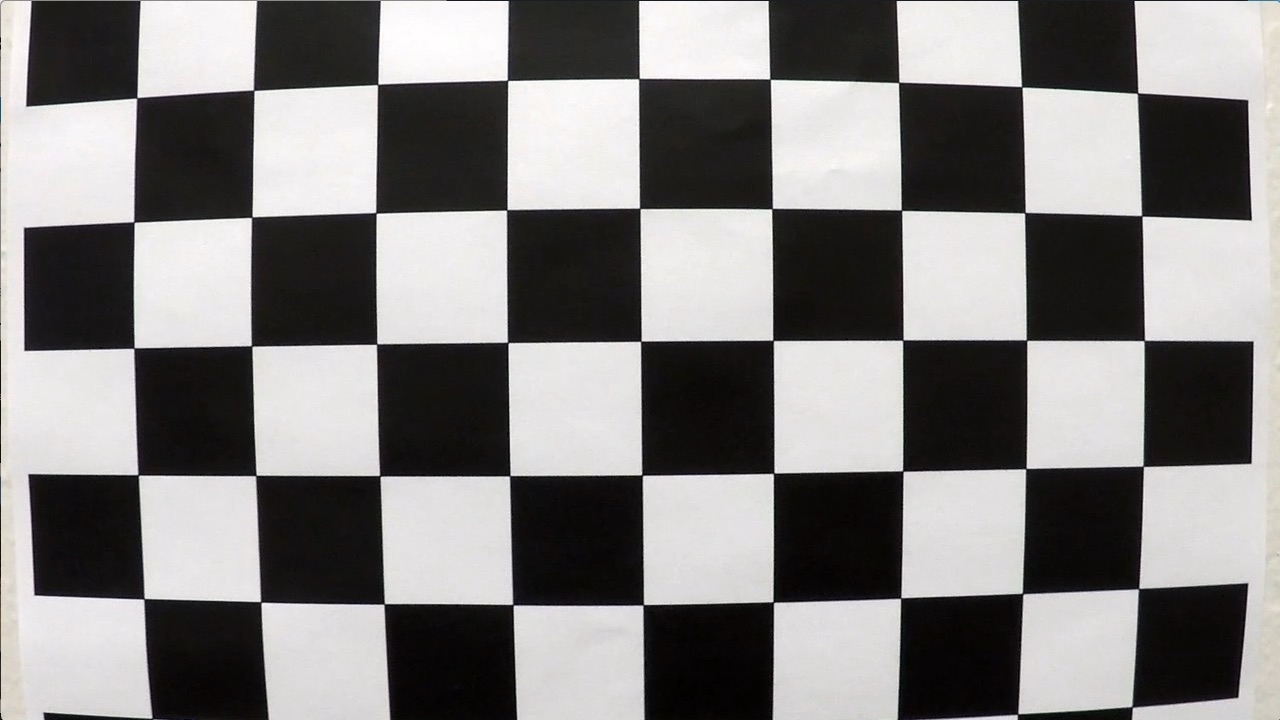
#> input picture camera_cal/calibration1.jpg, 1280 x 720 px
$ jupyter execute --allow-errors P4-Notes.ipynb   (shell and % lines are left out)   (older library calls are emulated)
#> lines starting #> are read from the running program, lines starting #| are printed output that depends on the picture; after the words box and inside, x2 and y2 are one past the last pixel; in counts of white or black regions, pixels touching at a corner belong together
# P4 Advanced Lane Lines
## Thomas J. Chmielenski
## September 2017
---

### Calibrating a Camera

[cell 1]
import numpy as np
import cv2
import matplotlib.pyplot as plt
import matplotlib.image as mpimg

# Read in a calibration image
img = mpimg.imread('./camera_cal/calibration1.jpg')
#> img is the input picture: shape (720, 1280, 3); mean R, G, B 130.1, 128.4, 127.8
plt.imshow(img)

[cell 2]
import glob

images = glob.glob('./camera_cal/calibration*.jpg')

# Arrays to store object points and image points from all the images
objpoints =[] #3D points in real world space
imgpoints =[] #2D points in image plane

# Prepare object points, like (0,0, 0), (1,0,0), (2,0,0), ...,  (7,5,0)
objp = np.zeros((6*8, 3), np.float32)
objp[:,:2] = np.mgrid[0:8,0:6].T.reshape(-1,2)
#objp[:,:2] = np.mgrid[0:8,0:6].T.reshape(-1,2) #x, y coordinates

#> (the rest of this cell did not finish here and is left out)

### Perspective transform

#> (a cell that did not finish here is left out)

[cell 4]
# defiine perspective transform function
def warp(img):
    # Define calibration box in source (original and destination(desired or warped) coordinates
    img_size = (img.shape[1], img.shape[0])
#> img_size = (1280, 720)

    # Four source coordinates
    src = np.float(32(
    [[850,320],
     [865, 450],
     [533, 350],
     [535, 210]]))

    # Four destination coordinates
    dest = np.float(32(
    [[870, 240],
     [870, 370],
     [520, 370],
     [520, 240]]))

    #Compute the perspective transform, M, given source and destination points:
    M = cv2.getPerspectiveTransform(src, dest)

    #Compute the inverse perspective transform:
    Minv = cv2.getPerspectiveTransform(dest, src)

    #Warp an image using the perspective transform, M:
    warped = cv2.warpPerspective(img, M, img_size, flags=cv2.INTER_LINEAR)

    retrun

#> (a cell that did not finish here is left out)

[cell 6]
# Define a function that takes an image, number of x and y points,
# camera matrix and distortion coefficients
# [33 lines left out: function corners_unwarp, not called in this run]

[cell 7]
### Gradient Threshold
### Canny

[cell 8]
### Sobel Operator

[cell 9]
# Define a function that applies Sobel x or y,
# then takes an absolute value and applies a threshold.
# Note: calling your function with orient='x', thresh_min=5, thresh_max=100
# should produce output like the example image shown above this quiz.
# [25 lines left out: function abs_sobel_thresh, not called in this run]

# Run the function
#> (the rest of this cell did not finish here and is left out)

[cell 10]
### Magnitude of the Gradient

[cell 11]
import numpy as np
import cv2
import matplotlib.pyplot as plt
import matplotlib.image as mpimg
import pickle


# Read in an image
image = mpimg.imread('signs_vehicles_xygrad.png')
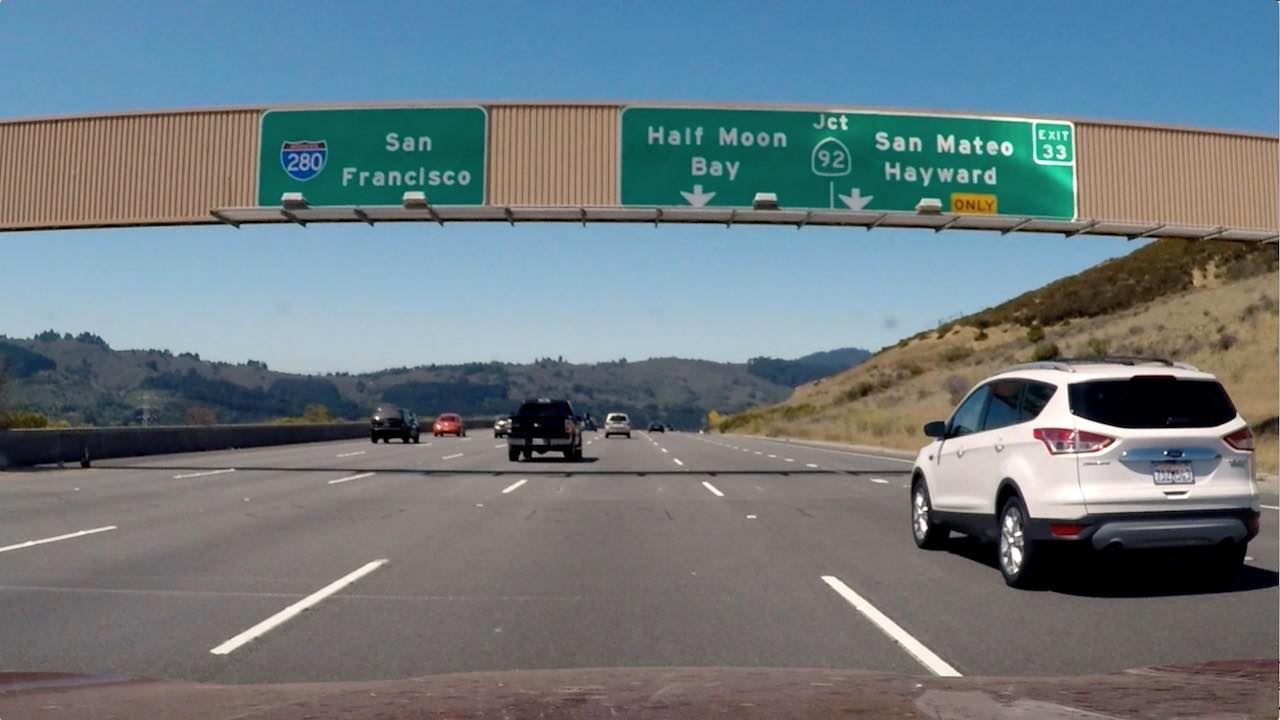
#> input picture examples/signs_vehicles_xygrad.png, 1280 x 720 px, found by its file name
#> image is the input picture: shape (720, 1280, 3) float32; mean R, G, B 0.428, 0.477, 0.5

# Define a function that applies Sobel x and y,
# then computes the magnitude of the gradient
# and applies a threshold
def mag_thresh(img, sobel_kernel=3, mag_thresh=(0, 255)):

    # Apply the following steps to img
    # 1) Convert to grayscale
#> called with sobel_kernel = 3, mag_thresh = (30, 100)
    gray = cv2.cvtColor(img, cv2.COLOR_RGB2GRAY)

    # 2) Take the gradient in x and y separately
    sobelx = cv2.Sobel(gray, cv2.CV_64F, 1, 0, ksize=sobel_kernel)
    sobely = cv2.Sobel(gray, cv2.CV_64F, 0, 1, ksize=sobel_kernel)

    # 3) Calculate the magnitude
    abs_sobelxy = np.sqrt(sobelx**2 + sobely**2)

    # 4) Scale to 8-bit (0 - 255) and convert to type = np.uint8
    scaled_sobel = np.uint8(255*abs_sobelxy/np.max(abs_sobelxy))

    # 5) Create a binary mask where mag thresholds are met
    sxbinary = np.zeros_like(scaled_sobel)
    sxbinary[(scaled_sobel >= mag_thresh[0]) & (scaled_sobel <= mag_thresh[1])] = 1

    # 6) Return this mask as your binary_output image
    #binary_output = np.copy(img) # Remove this line
    #return binary_output
    return sxbinary

# Run the function
mag_binary = mag_thresh(image, sobel_kernel=3, mag_thresh=(30, 100))
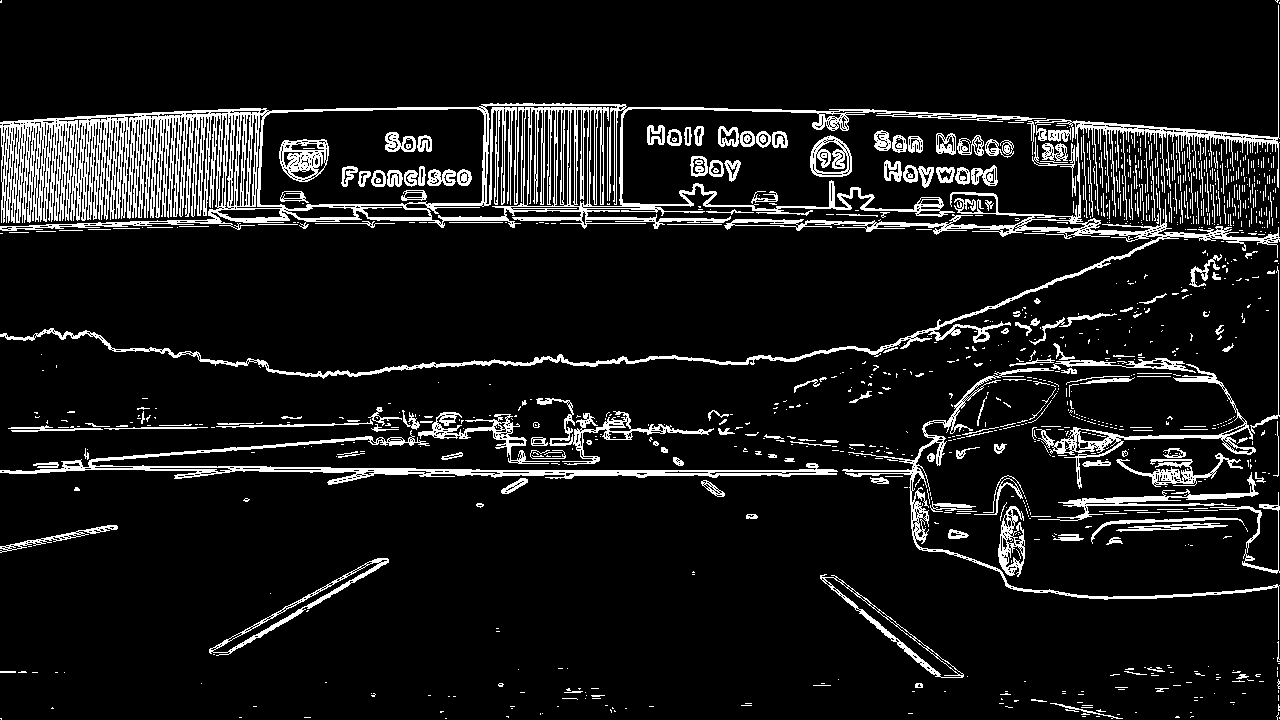
#> mag_binary: shape (720, 1280); values 0 (black) and 1 (white), 9.8% white in thin lines or dots
# Plot the result
f, (ax1, ax2) = plt.subplots(1, 2, figsize=(24, 9))
f.tight_layout()
ax1.imshow(image)
ax1.set_title('Original Image', fontsize=50)
ax2.imshow(mag_binary, cmap='gray')
ax2.set_title('Thresholded Magnitude', fontsize=50)
plt.subplots_adjust(left=0., right=1, top=0.9, bottom=0.)

[cell 12]
### Direction of the gradient

[cell 13]
import numpy as np
import cv2
import matplotlib.pyplot as plt
import matplotlib.image as mpimg
#import pickle


# Read in an image
image = mpimg.imread('signs_vehicles_xygrad.png')

# Define a function that applies Sobel x and y,
# then computes the direction of the gradient
# and applies a threshold.
def dir_threshold(img, sobel_kernel=3, thresh=(0, np.pi/2)):

    # Apply the following steps to img
    # 1) Convert to grayscale
#> called with sobel_kernel = 15, thresh = (0.7, 1.3)
    gray = cv2.cvtColor(img, cv2.COLOR_RGB2GRAY)

    # 2) Take the gradient in x and y separately
    sobelx = cv2.Sobel(gray, cv2.CV_64F, 1, 0, ksize=sobel_kernel)
    sobely = cv2.Sobel(gray, cv2.CV_64F, 0, 1, ksize=sobel_kernel)

    # 3) Take the absolute value of the x and y gradients
    abs_sobelx = np.absolute(sobelx)
    abs_sobely = np.absolute(sobely)

    # 4) Use np.arctan2(abs_sobely, abs_sobelx) to calculate the direction of the gradient
    absgraddir = np.arctan2(abs_sobely, abs_sobelx)

    # 5) Create a binary mask where direction thresholds are met
    binary_output =  np.zeros_like(absgraddir)
    binary_output[(absgraddir >= thresh[0]) & (absgraddir <= thresh[1])] = 1
    # 6) Return this mask as your binary_output image
    #binary_output = np.copy(img) # Remove this line
    return binary_output

# Run the function
dir_binary = dir_threshold(image, sobel_kernel=15, thresh=(0.7, 1.3))
#> dir_binary: shape (720, 1280) float64; values 0 (black) and 1 (white), 33.8% white in thin lines or dots
# Plot the result
f, (ax1, ax2) = plt.subplots(1, 2, figsize=(24, 9))
f.tight_layout()
ax1.imshow(image)
ax1.set_title('Original Image', fontsize=50)
ax2.imshow(dir_binary, cmap='gray')
ax2.set_title('Thresholded Grad. Dir.', fontsize=50)
plt.subplots_adjust(left=0., right=1, top=0.9, bottom=0.)

[cell 14]
### Combining Thresholds

[cell 15]
import numpy as np
import cv2
import matplotlib.pyplot as plt
import matplotlib.image as mpimg
#import pickle


# Read in an image
image = mpimg.imread('./examples/signs_vehicles_xygrad.png')

# Define a function that applies Sobel x or y,
# then takes an absolute value and applies a threshold.
# Note: calling your function with orient='x', thresh_min=5, thresh_max=100
# should produce output like the example image shown above this quiz.
def abs_sobel_thresh(image, orient='x', sobel_kernel=3, thresh=(0, 255)):
    # Calculate directional gradient
    # 1) Convert to grayscale
#> called with orient = 'x', sobel_kernel = 9, thresh = (20, 100)
    gray = cv2.cvtColor(image, cv2.COLOR_RGB2GRAY)

    # 2) Take the derivative in x or y given orient = 'x' or 'y'
    if orient == 'x':
        sobel = cv2.Sobel(gray, cv2.CV_64F, 1, 0, ksize=sobel_kernel)
    else:
        sobel = cv2.Sobel(gray, cv2.CV_64F, 0, 1, ksize=sobel_kernel)

    # 3) Take the absolute value of the derivative or gradient
    abs_sobel = np.absolute(sobel)

    # 4) Scale to 8-bit (0 - 255) then convert to type = np.uint8
    scaled_sobel = np.uint8(255*abs_sobel/np.max(abs_sobel))

    # 5) Create a mask of 1's where the scaled gradient magnitude
            # is > thresh_min and < thresh_max
    grad_binary = np.zeros_like(scaled_sobel)
    grad_binary[(scaled_sobel >= thresh[0]) & (scaled_sobel <= thresh[1])] = 1

    # 6) Return this mask as your binary_output image
    return grad_binary

def mag_thresh(image, sobel_kernel=3, mag_thresh=(0, 255)):
    # Calculate gradient magnitude
    # Apply the following steps to img
    # 1) Convert to grayscale
    gray = cv2.cvtColor(image, cv2.COLOR_RGB2GRAY)

    # 2) Take the gradient in x and y separately
    sobelx = cv2.Sobel(gray, cv2.CV_64F, 1, 0, ksize=sobel_kernel)
    sobely = cv2.Sobel(gray, cv2.CV_64F, 0, 1, ksize=sobel_kernel)

    # 3) Calculate the magnitude
    abs_sobelxy = np.sqrt(sobelx**2 + sobely**2)

    # 4) Scale to 8-bit (0 - 255) and convert to type = np.uint8
    scaled_sobel = np.uint8(255*abs_sobelxy/np.max(abs_sobelxy))

    # 5) Create a binary mask where mag thresholds are met
    mag_binary = np.zeros_like(scaled_sobel)
    mag_binary[(scaled_sobel >= mag_thresh[0]) & (scaled_sobel <= mag_thresh[1])] = 1

    # 6) Return this mask as your binary_output image
    return mag_binary

# [23 lines left out: function dir_threshold, not called in this run]


# Choose a Sobel kernel size
ksize = 9 # Choose a larger odd number to smooth gradient measurements

# Apply each of the thresholding functions
gradx = abs_sobel_thresh(image, orient='x', sobel_kernel=ksize, thresh=(20, 100))
#> gradx: shape (720, 1280); values 0 (black) and 1 (white), 8.3% white; 1269 white regions (803 under 20 px), largest, box (x1, y1, x2, y2) and area: (1, 109, 272, 223) 17801, (926, 375, 1061, 466) 1823, (945, 497, 1028, 591) 1479
#plt.imshow(gradx, cmap='gray')
#plt.show()

grady = abs_sobel_thresh(image, orient='y', sobel_kernel=ksize, thresh=(20, 100))
#> grady: shape (720, 1280); values 0 (black) and 1 (white), 11.4% white; 814 white regions (482 under 20 px), largest, box (x1, y1, x2, y2) and area: (0, 189, 1229, 392) 22660, (0, 456, 997, 527) 9426, (604, 351, 1238, 463) 6561
#plt.imshow(gradx, cmap='gray')
#plt.show()

mag_binary = mag_thresh(image, sobel_kernel=ksize, mag_thresh=(20, 100))
#> mag_binary: shape (720, 1280); values 0 (black) and 1 (white), 16.3% white; 721 white regions (529 under 20 px), largest, box (x1, y1, x2, y2) and area: (0, 102, 1280, 601) 113453, (1031, 515, 1249, 551) 2738, (208, 557, 391, 657) 1932
# [9 lines of commented-out code are left out]

combined = np.zeros_like(dir_binary)
combined[((gradx == 1) & (grady == 1)) | ((mag_binary == 1) & (dir_binary == 1))] = 1
plt.imshow(combined, cmap='gray')
plt.show()

# Plot the result
f, (ax1, ax2) = plt.subplots(1, 2, figsize=(24, 9))
f.tight_layout()
ax1.imshow(image)
ax1.set_title('Original Image', fontsize=50)
ax2.imshow(combined, cmap='gray')
ax2.set_title('Thresholded Grad. Dir.', fontsize=50)
plt.subplots_adjust(left=0., right=1, top=0.9, bottom=0.)

[cell 16]
### Colorspace Thresholding

[cell 17]
# RGB matplotlib.image.imread()
# BGR cv2.imread()
# HSV color space (hue, saturation, and value), and
# HLS space (hue, lightness, and saturation)


# R channel still does rather well on the white lines, perhaps even better than the S channel.
#  As with gradients, it's worth considering how you might combine various color thresholds to
#  make the most robust identification of the lines.


# Read in an image, you can also try test1.jpg or test4.jpg
image = mpimg.imread('test6.jpg')
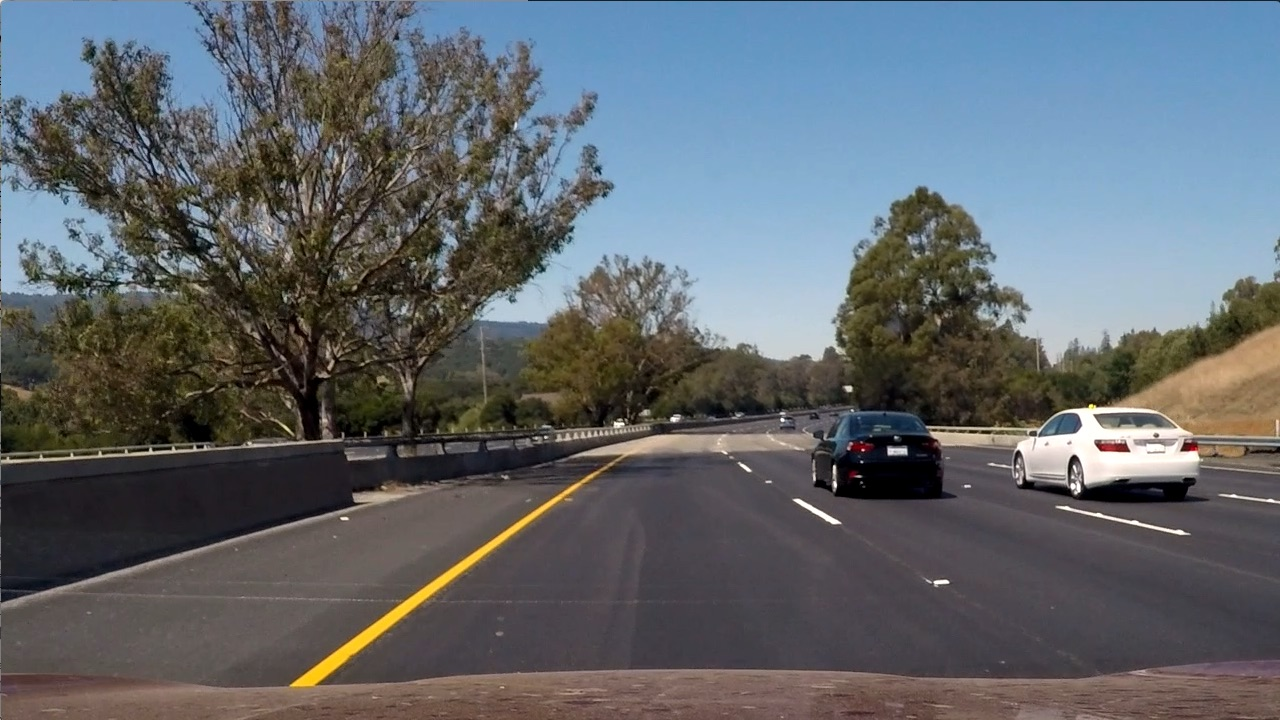
#> input picture test_images/test6.jpg, 1280 x 720 px, found by its file name
#> image is the input picture: shape (720, 1280, 3); mean R, G, B 97, 102.6, 107.9

# Define a function that thresholds the S-channel of HLS
# Use exclusive lower bound (>) and inclusive upper (<=)
def hls_select(img, thresh=(0, 255)):
    # 1) Convert to HLS color space
#> called with thresh = (90, 255)
    hls = cv2.cvtColor(img, cv2.COLOR_RGB2HLS)
#> hls: shape (720, 1280, 3); mean of channels 0, 1, 2 76.7, 102.2, 57.5
    S = hls[:,:,2]
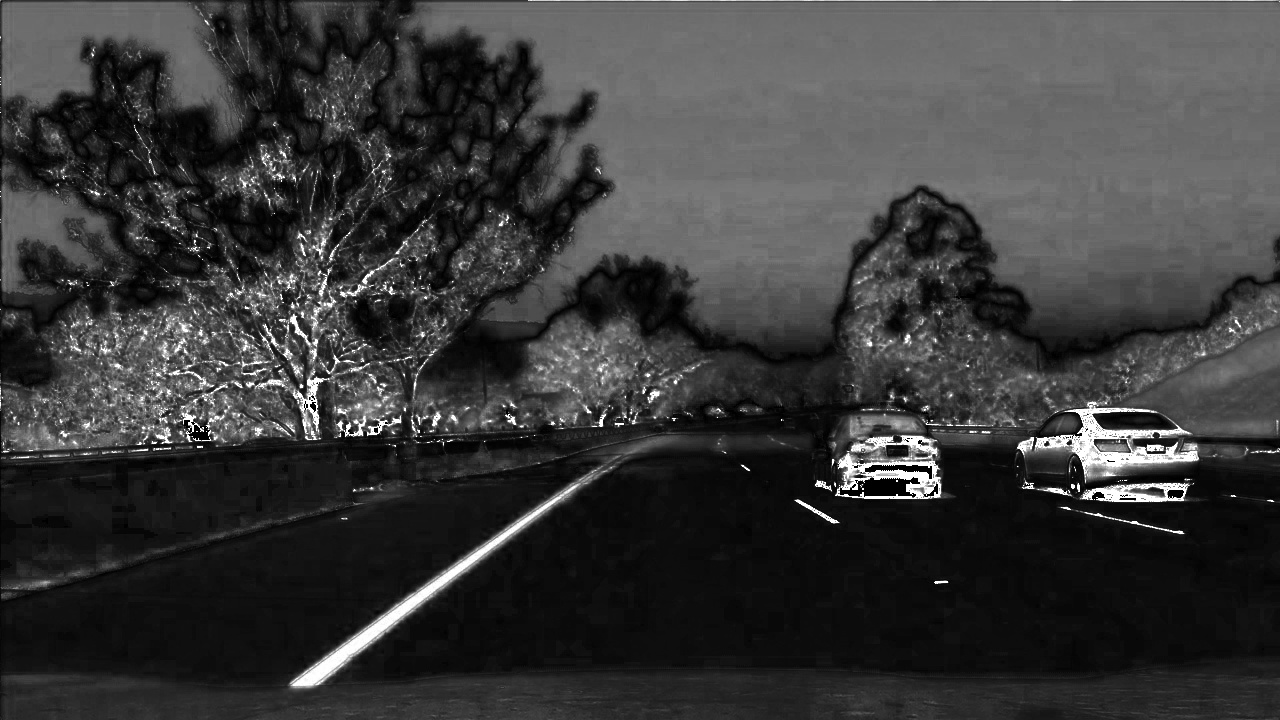
#> S: shape (720, 1280); min 0, max 255, mean 57.5
    # 2) Apply a threshold to the S channel
    binary = np.zeros_like(S)
    binary[(S > thresh[0]) & (S <= thresh[1])] = 1

    # 3) Return a binary image of threshold result
    #binary_output = np.copy(img) # placeholder line
    return binary

hls_binary = hls_select(image, thresh=(90, 255))
#> hls_binary: shape (720, 1280); values 0 (black) and 1 (white), 29.6% white; 1863 white regions (1622 under 20 px), largest, box (x1, y1, x2, y2) and area: (420, 0, 1280, 303) 187403, (9, 260, 370, 452) 15586, (2, 2, 230, 128) 14787

# Plot the result
f, (ax1, ax2) = plt.subplots(1, 2, figsize=(24, 9))
f.tight_layout()
ax1.imshow(image)
ax1.set_title('Original Image', fontsize=50)
ax2.imshow(hls_binary, cmap='gray')
ax2.set_title('Thresholded S', fontsize=50)
plt.subplots_adjust(left=0., right=1, top=0.9, bottom=0.)

[cell 18]
### Combining Color and Gradient

[cell 19]
# Convert to HLS color space and separate the S channel
# Note: img is the undistorted image
hls = cv2.cvtColor(image, cv2.COLOR_RGB2HLS)
s_channel = hls[:,:,2]

# Grayscale image
# NOTE: we already saw that standard grayscaling lost color information for the lane lines
# Explore gradients in other colors spaces / color channels to see what might work better
gray = cv2.cvtColor(image, cv2.COLOR_RGB2GRAY)

# Sobel x
sobelx = cv2.Sobel(gray, cv2.CV_64F, 1, 0) # Take the derivative in x
abs_sobelx = np.absolute(sobelx) # Absolute x derivative to accentuate lines away from horizontal
scaled_sobel = np.uint8(255*abs_sobelx/np.max(abs_sobelx))

# Threshold x gradient
thresh_min = 20
thresh_max = 100
sxbinary = np.zeros_like(scaled_sobel)
sxbinary[(scaled_sobel >= thresh_min) & (scaled_sobel <= thresh_max)] = 1

# Threshold color channel
s_thresh_min = 170
s_thresh_max = 255
s_binary = np.zeros_like(s_channel)
s_binary[(s_channel >= s_thresh_min) & (s_channel <= s_thresh_max)] = 1

# Stack each channel to view their individual contributions in green and blue respectively
# This returns a stack of the two binary images, whose components you can see as different colors
color_binary = np.dstack(( np.zeros_like(sxbinary), sxbinary, s_binary))

# Combine the two binary thresholds
combined_binary = np.zeros_like(sxbinary)
combined_binary[(s_binary == 1) | (sxbinary == 1)] = 1

# Plotting thresholded images
f, (ax1, ax2) = plt.subplots(1, 2, figsize=(20,10))
ax1.set_title('Stacked thresholds')
ax1.imshow(color_binary)

ax2.set_title('Combined S channel and gradient thresholds')
ax2.imshow(combined_binary, cmap='gray')
plt.subplots_adjust(left=0., right=1, top=0.9, bottom=0.)

# Some interesting things to explore might include: the H channel, different
# threshold values for color and gradient binary images, and even a different
# color space, like HSV!
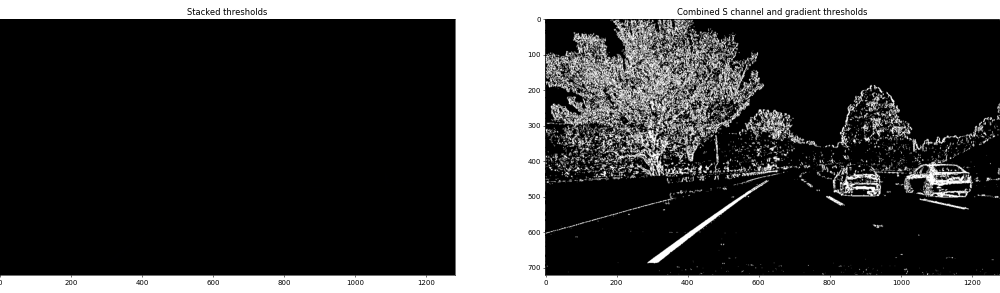
#> figure drawn by matplotlib, 2 panels
